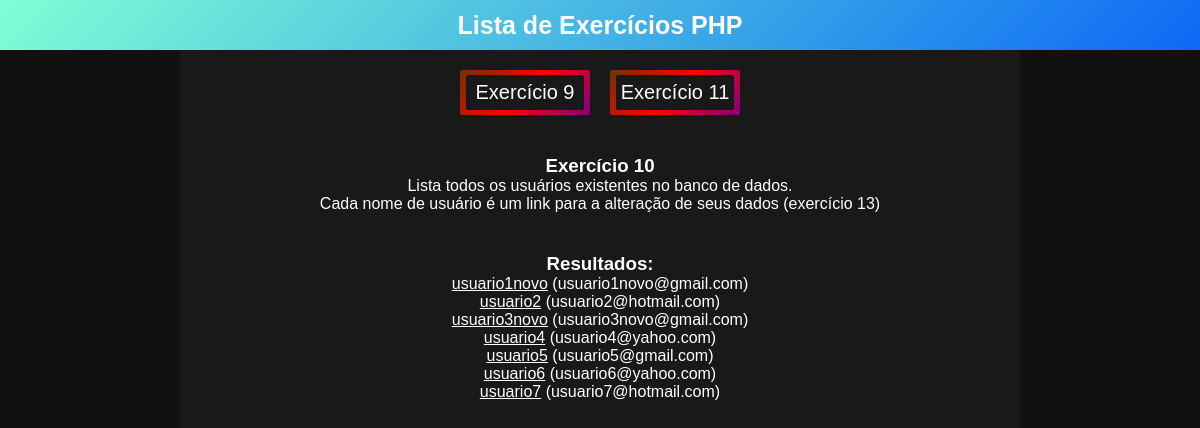
The page /index.php?p=exercicio10 on the database as committed earlier.
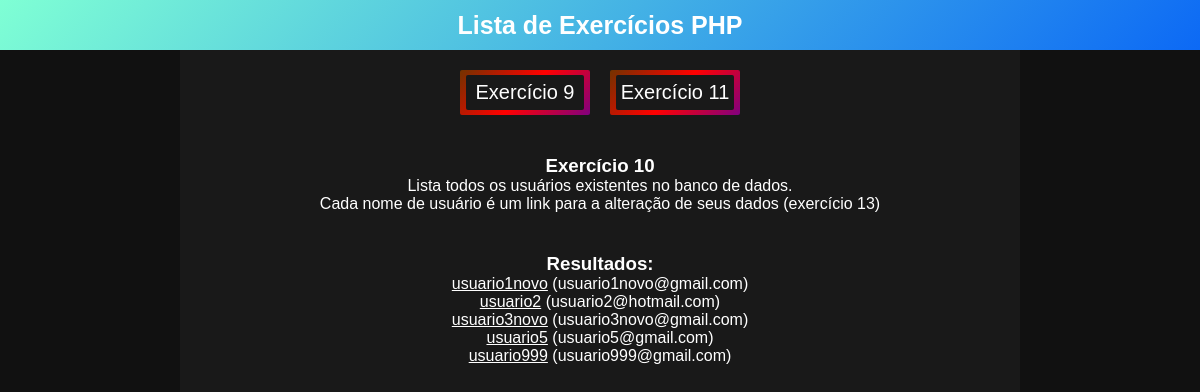
The same page on the database as committed later.
### tables this page shows
CREATE TABLE usuarios (
            id INTEGER PRIMARY KEY AUTOINCREMENT,
            nome VARCHAR(60),
            email VARCHAR(100),
            senha VARCHAR(32)
            );

### exercicio10.php (the view)
<?php
try {
    $comando = $db->prepare('SELECT id, nome, email FROM usuarios');
    $comando->execute();
    $resultado = $comando->fetchAll(PDO::FETCH_ASSOC);
} catch (PDOException $e) {
    echo 'Erro ao realizar comando: ' . $e->getMessage();
    exit();
}
?>
<div class="default-container centralize-elements">
    <a href="index.php?p=exercicio9"><button class="centralize-elements">
        <div class="inner-button centralize-elements">Exercício 9</div>
    </button></a>
    <a href="index.php?p=exercicio11"><button class="centralize-elements">
        <div class="inner-button centralize-elements">Exercício 11</div>
    </button></a>
</div>
<div class="default-container">
    <h3>Exercício 10</h3>
    <p>Lista todos os usuários existentes no banco de dados.</p>
    <p>Cada nome de usuário é um link para a alteração de seus dados (exercício 13)</p>
</div>
<div class="default-container">
    <h3>Resultados:</h3>
    <?php
        if (count($resultado) > 0) {
            foreach($resultado as $linha) {
                echo '<p><a class="dec" href="index.php?p=exercicio13&id=' . $linha['id'] . '">' . $linha['nome'] . '</a> (' . $linha['email'] . ')</p>';
            }
        } else {
            echo '<p>Nenhum usuário encontrado</p>';
        }
    ?>
</div>

### header.php (shortened to what this page needs)
<!DOCTYPE html>
<html>
    <head>
        <link type="text/css" rel="stylesheet" href="style.css">
        <body>
            <header class="header-bar centralize-elements">Lista de Exercícios PHP
            </header>
            <main class="main-container">

### index.php (shortened to what this page needs)
<?php
include_once 'header.php';
if(isset($_GET['p'])) {
    $page = $_GET['p'] . '.php';
    if(file_exists($page)) {
        include_once $page;
    } else {
        include_once 'erro.php';
    }
} else {
    header('Location: index.php?p=home');
    exit();
}
include_once 'footer.php';

### footer.php
            </main>
        </body>
    </head>
</html>

### style.css (style rules this page uses)
* { margin: 0px; color:white; font-family: Arial; text-decoration: none; }
p, h3, h2 { width: 100%; text-align: center; }
body { background-color: #111111; }
.dec { text-decoration: underline; }
.centralize-elements { display: flex; align-items: center; justify-content: center; text-align: center; }
.header-bar { background: linear-gradient(135deg, #7fffd4 0%, #0c69f5 100%); height: 50px; width: 100vw; font-weight: bold; font-size: 25px; }
.main-container { background-color: rgb(25,25,25); width: 70vw; min-width: 700px; min-height: calc(100vh - 50px); position: absolute; left: 15vw; display: block; }
.default-container { width: 100%; padding: 20px 0px 20px 0px; height: fit-content; }
button { background: linear-gradient(135deg, #723300 0%, red 50%, purple 100%); width: 130px; height: 45px; cursor: pointer; transition: all 0.1s; border-radius: 2px; margin-left: 10px; margin-right: 10px; border: none; }
.inner-button { font-size: 20px; width: 120px; height: 35px; background-color: rgb(25,25,25); border-radius: 2px; }

Rows that differ between the two databases and show on the page:
removed usuarios: nome "usuario4", email "usuario4@yahoo.com"
removed usuarios: nome "usuario6", email "usuario6@yahoo.com"
changed usuarios: nome "usuario7" → "usuario999"; email "usuario7@hotmail.com" → "usuario999@gmail.com"
